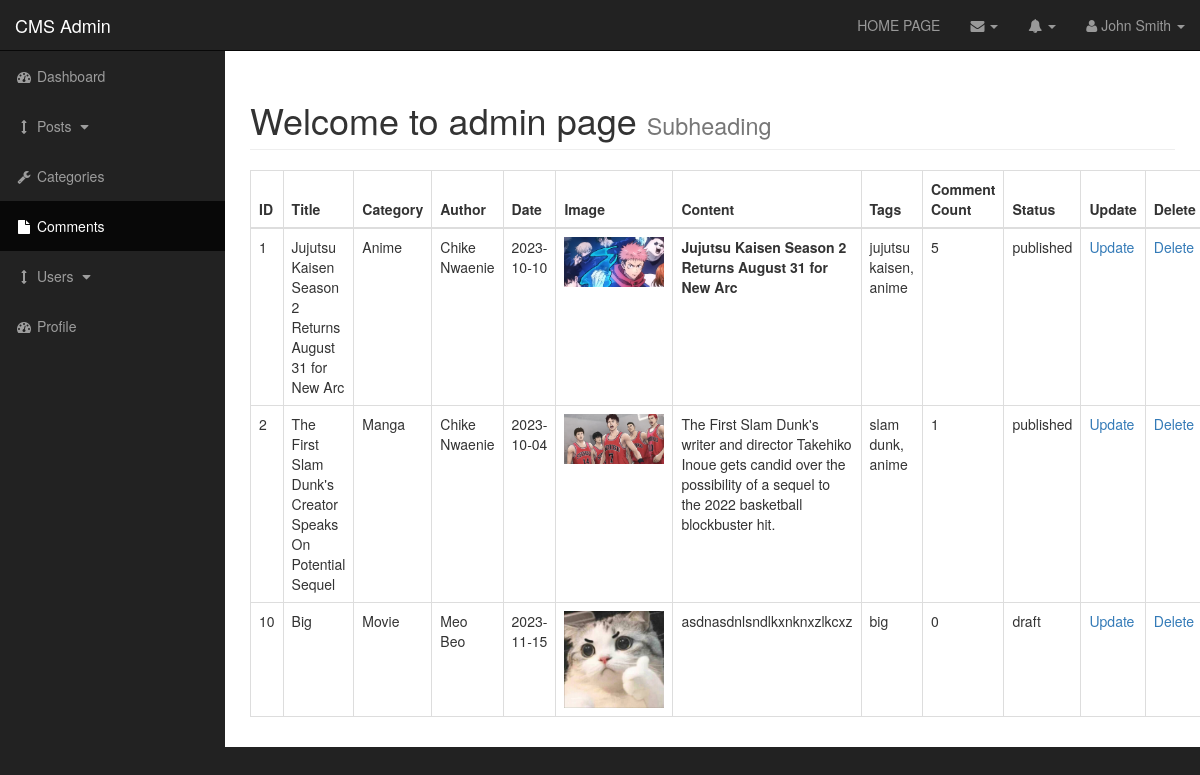
Screenshot of /admin/posts.php (signed in) with the database file from the repository.
### tables this page shows
CREATE TABLE `posts` (
  `post_id` int(3) NOT NULL,
  `post_category_id` int(3) NOT NULL,
  `post_title` varchar(255) NOT NULL,
  `post_author` varchar(255) NOT NULL,
  `post_date` date NOT NULL,
  `post_image` text NOT NULL,
  `post_content` text NOT NULL,
  `post_tags` varchar(255) NOT NULL,
  `post_comment_count` int(11) NOT NULL,
  `post_status` varchar(255) NOT NULL DEFAULT 'draft'
);

CREATE TABLE `categories` (
  `cat_id` int(3) NOT NULL,
  `cat_title` varchar(255) NOT NULL
);

### admin/includes/functions.php (called while the page is built, shortened)
<?php
function Get_Category_Title_By_ID($id)
{
    global $connection;
    $query = "SELECT * FROM categories WHERE cat_id = $id";
    $query_result = mysqli_query($connection, $query);
    while ($row = mysqli_fetch_assoc($query_result)) {
        return $row['cat_title'];
    }
}

### admin/includes/view_all_posts.php (the view, shortened to what this page needs)
<table class="w-auto table table-bordered table-hover">
    <thead>
        <tr>
            <th>ID</th>
            <th>Title</th>
            <th>Category</th>
            <th>Author</th>
            <th>Date</th>
            <th>Image</th>
            <th>Content</th>
            <th>Tags</th>
            <th>Comment Count</th>
            <th>Status</th>
            <th>Update</th>
            <th>Delete</th>
        </tr>
    </thead>
    <tbody>
        <?php
        $query = "SELECT * FROM posts";
        $query_result = mysqli_query($connection, $query);
        while ($row = mysqli_fetch_assoc($query_result)) {
            $post_id = $row['post_id'];
            $post_title = $row['post_title'];
            $post_category_id = $row['post_category_id'];
            $post_author = $row['post_author'];
            $post_date = $row['post_date'];
            $post_image = $row['post_image'];
            $post_content = $row['post_content'];
            $post_tags = $row['post_tags'];
            $post_comment_count = $row['post_comment_count'];
            $post_status = $row['post_status'];
        ?>
            <tr>
                <td><?php echo $post_id ?></td>
                <td><?php echo $post_title ?></td>
                <td><?php echo Get_Category_Title_By_ID($post_category_id) ?></td>
                <td><?php echo $post_author ?></td>
                <td><?php echo $post_date ?></td>
                <td><img style="width: 100px;" src="../images/<?php echo $post_image ?>" alt=""></td>
                <td><?php echo $post_content ?></td>
                <td><?php echo $post_tags ?></td>
                <td><?php echo $post_comment_count ?></td>
                <td><?php echo $post_status ?></td>
                <td><a href='./posts.php?source=update_post&p_id=<?php echo $post_id ?>'>Update</a></td>
                <td><a href="./posts.php?delete=<?php echo $post_id ?>">Delete</a></td>
            </tr>
        <?php
        }
        ?>
    </tbody>
</table>

### admin/includes/admin_header.php (shortened to what this page needs)
<?php include "../includes/db.php" ?>
<?php include "functions.php" ?>
<!DOCTYPE html>
<html lang="en">
<head>
    <link href="css/bootstrap.min.css" rel="stylesheet">
    <link href="css/sb-admin.css" rel="stylesheet">
    <link href="font-awesome/css/font-awesome.min.css" rel="stylesheet" type="text/css">
    <link rel="stylesheet" href="css/summernote.min.css">
</head>
<body>

### admin/posts.php (shortened to what this page needs)
<?php include "includes/admin_header.php" ?>
<div id="wrapper">
    <?php include "includes/admin_navigation.php" ?>
    <div id="page-wrapper">
        <div class="container-fluid">
            <div class="row">
                <div class="col-lg-12">
                    <h1 class="page-header">
                        Welcome to admin page
                        <small>Subheading</small>
                    </h1>
                    <?php
                    if (isset($_GET['source'])) {
                        $source = $_GET['source'];
                    } else {
                        $source = '';
                    }
                    switch ($source) {
                        default:
                            include "./includes/view_all_posts.php";
                    }
                    ?>
                </div>
            </div>
        </div>
    </div>
</div>
<?php include "includes/admin_footer.php" ?>

### admin/includes/admin_navigation.php (shortened to what this page needs)
<nav class="navbar navbar-inverse navbar-fixed-top" role="navigation">
    <div class="navbar-header">
        <a class="navbar-brand" href="index.php">CMS Admin</a>
    </div>
    <ul class="nav navbar-right top-nav">
        <li><a href="../index.php">HOME PAGE</a></li>
        <li class="dropdown">
            <a href="#" class="dropdown-toggle" data-toggle="dropdown"><i class="fa fa-envelope"></i> <b class="caret"></b></a>
        </li>
        <li class="dropdown">
            <a href="#" class="dropdown-toggle" data-toggle="dropdown"><i class="fa fa-bell"></i> <b class="caret"></b></a>
        </li>
        <li class="dropdown">
            <a href="#" class="dropdown-toggle" data-toggle="dropdown"><i class="fa fa-user"></i> John Smith <b class="caret"></b></a>
        </li>
    </ul>
    <div class="collapse navbar-collapse navbar-ex1-collapse">
        <ul class="nav navbar-nav side-nav">
            <li>
                <a href="index.php"><i class="fa fa-fw fa-dashboard"></i> Dashboard</a>
            </li>
            <li>
                <a href="javascript:;" data-toggle="collapse" data-target="#posts_dropdown"><i class="fa fa-fw fa-arrows-v"></i> Posts <i class="fa fa-fw fa-caret-down"></i></a>
            </li>
            <li>
                <a href="./categories.php"><i class="fa fa-fw fa-wrench"></i> Categories</a>
            </li>
            <li class="active">
                <a href="comments.php"><i class="fa fa-fw fa-file"></i> Comments</a>
            </li>
            <li>
                <a href="javascript:;" data-toggle="collapse" data-target="#demo"><i class="fa fa-fw fa-arrows-v"></i> Users <i class="fa fa-fw fa-caret-down"></i></a>
            </li>
            <li>
                <a href="profile.php"><i class="fa fa-fw fa-dashboard"></i> Profile</a>
            </li>
        </ul>
    </div>
</nav>

### admin/includes/admin_footer.php (shortened to what this page needs)
</body>
</html>

### admin/css/sb-admin.css (style rules this page uses)
body { margin-top: 100px; background-color: #222; }
@media (min-width:768px) { body { margin-top: 50px; } }
#wrapper { padding-left: 0; }
#page-wrapper { width: 100%; padding: 0; background-color: #fff; }
@media (min-width:768px) { #wrapper { padding-left: 225px; } }
@media (min-width:768px) { #page-wrapper { padding: 10px; } }
.top-nav { padding: 0 15px; }
.top-nav>li { display: inline-block; float: left; }
.top-nav>li>a { padding-top: 15px; padding-bottom: 15px; line-height: 20px; color: #999; }
@media (min-width:768px) { .side-nav { position: fixed; top: 51px; left: 225px; width: 225px; margin-left: -225px; border: none; border-radius: 0; overflow-y: auto; background-color: #222; } }
@media (min-width:768px) { .side-nav>li>a { width: 225px; } }

### rows the page displays
posts: post_id "1", post_title "Jujutsu Kaisen Season 2 Returns August 31 for New Arc", post_category.cat_title "Anime", post_author "Chike Nwaenie", post_date "2023-10-10", post_image (picture), post_content "Jujutsu Kaisen Season 2 Returns August 31 for New Arc", post_tags "jujutsu kaisen, anime", post_comment_count "5", post_status "published"
posts: post_id "2", post_title "The First Slam Dunk's Creator Speaks On Potential Sequel", post_category.cat_title "Manga", post_author "Chike Nwaenie", post_date "2023-10-04", post_image (picture), post_content "The First Slam Dunk's writer and director Takehiko Inoue gets candid over the possibility of a sequel to the 2022 basketball blockbuster hit.", post_tags "slam dunk, anime", post_comment_count "1", post_status "published"
posts: post_id "10", post_title "Big", post_category.cat_title "Movie", post_author "Meo Beo", post_date "2023-11-15", post_image (picture), post_content "asdnasdnlsndlkxnknxzlkcxz", post_tags "big", post_comment_count "0", post_status "draft"
